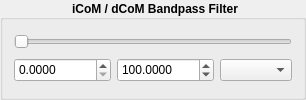
        <widget class="QGroupBox" name="BandpassFilterBox">
         <property name="styleSheet">
          <string>QGroupBox { font-weight: bold; }</string>
         </property>
         <property name="toolTip">
          <string>Bandpass, lowpass or highpass filter for iCoM/dCoM (iDPC/dDPC): spatial frequencies kept, in pixels of the scan's Fourier transform, 1/Å or mrad.</string>
         </property>
         <property name="title">
          <string>iCoM / dCoM Bandpass Filter</string>
         </property>
         <property name="alignment">
          <set>Qt::AlignCenter</set>
         </property>
         <property name="flat">
          <bool>true</bool>
         </property>
         <layout class="QGridLayout" name="BandpassFilterGrid">
          <item row="0" column="0" colspan="3">
           <widget class="QRangeSlider" name="BandpassFilter">
            <property name="orientation">
             <enum>Qt::Horizontal</enum>
            </property>
            <property name="toolTip">
             <string>Bandpass, lowpass or highpass filter for iCoM/dCoM (iDPC/dDPC): spatial frequencies kept, in pixels of the scan's Fourier transform, 1/Å or mrad.</string>
            </property>
           </widget>
          </item>
          <item row="1" column="0">
           <widget class="QDoubleSpinBox" name="BandpassFilterLow">
            <property name="font">
             <font>
              <weight>50</weight>
              <italic>false</italic>
              <bold>false</bold>
             </font>
            </property>
            <property name="minimumSize">
             <size>
              <width>0</width>
              <height>24</height>
             </size>
            </property>
            <property name="toolTip">
             <string>Lowest spatial frequency kept (in the units chosen beside)</string>
            </property>
            <property name="decimals">
             <number>4</number>
            </property>
            <property name="maximum">
             <double>100000.000000000000000</double>
            </property>
            <property name="value">
             <double>0.000000000000000</double>
            </property>
           </widget>
          </item>
          <item row="1" column="1">
           <widget class="QDoubleSpinBox" name="BandpassFilterHigh">
            <property name="font">
             <font>
              <weight>50</weight>
              <italic>false</italic>
              <bold>false</bold>
             </font>
            </property>
            <property name="minimumSize">
             <size>
              <width>0</width>
              <height>24</height>
             </size>
            </property>
            <property name="toolTip">
             <string>Highest spatial frequency kept (in the units chosen beside)</string>
            </property>
            <property name="decimals">
             <number>4</number>
            </property>
            <property name="maximum">
             <double>100000.000000000000000</double>
            </property>
            <property name="value">
             <double>100.000000000000000</double>
            </property>
           </widget>
          </item>
          <item row="1" column="2">
           <widget class="QComboBox" name="BandpassUnits">
            <property name="toolTip">
             <string>Units of the filter: pixels of the scan's Fourier transform, 1/Å or mrad (both need a calibrated scan step; mrad also the accelerating voltage)</string>
            </property>
           </widget>
          </item>
         </layout>
        </widget>
